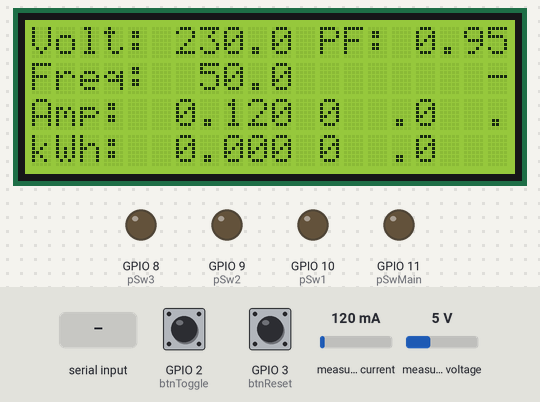
Recording of a sketch running on a simulated ESP32-S3. On the bench: 20×4 character LCD, output pins drawn as LEDs (lit = HIGH). The test bench sets the inputs (shaded band); at power-on: measured current 120 mA, measured voltage 5 V, GPIO 2 (btnToggle) HIGH, GPIO 3 (btnReset) HIGH. The modem accepts every AT command (registered, SIM ready, sends succeed) and sends nothing else; what the sketch prints to the serial monitor is not drawn.

Above: at 5.2 s.
5.3 s: "a\n" received over Serial
At 6.1 s:
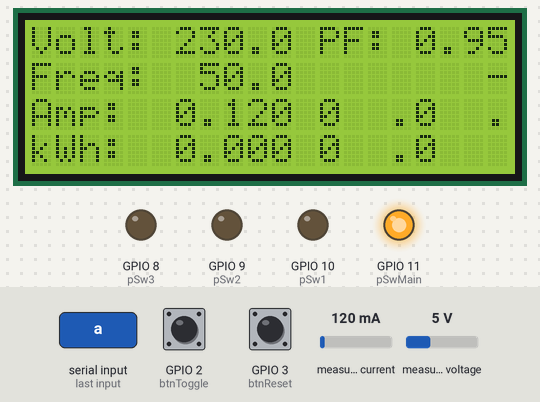
6.9 s: measured current set to 40 mA
At 7.4 s:
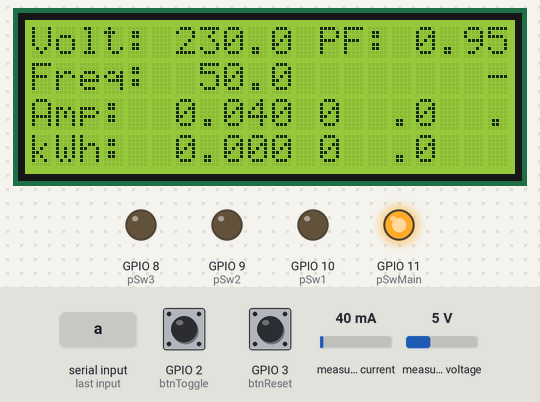
8.5 s: measured voltage set to 0.3 V
At 9.0 s:
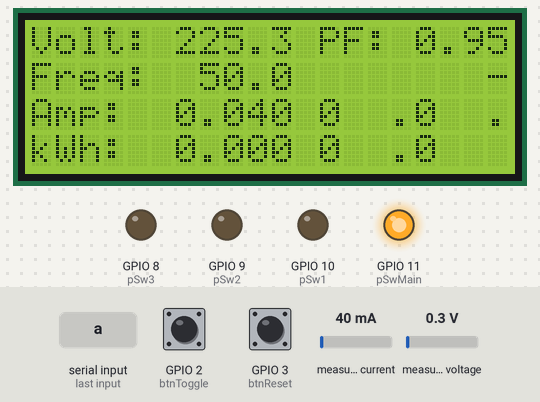
13.2 s: GPIO 2 (btnToggle) pulled LOW for 0.15 s
At 14.0 s:
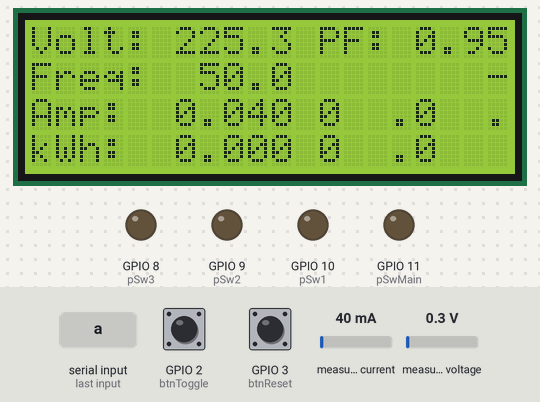
Timing chart, 0 to 15.8 s (numbered marks = the images above; inputs shaded):
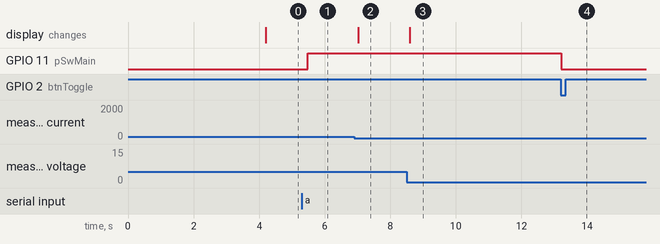

The sketch:

SmartSockArduino.ino
```cpp
#include <PZEM004Tv30.h>
#include <LiquidCrystal_I2C.h>

#define DEBUG
#define ESP Serial2
#define sim Serial3
#define NUM "+639475086307"

bool relayMain = true, relay1 = true, relay2 = true, relay3 = true, smsReady = false;
const uint8_t input= 6, pSwMain = 11, pSw1 = 10, pSw2 = 9, pSw3 = 8, btnToggle = 2, btnReset = 3;
float Voltage=0.0, Current=0.0, Frequency = 0.0, Power=0.0, Energy = 0.0, PF = 0.0;
char str[30], ip[4][5] = {};

PZEM004Tv30 pzem(&Serial1);
LiquidCrystal_I2C lcd(0x27, 20, 4);

void setup() {
  Serial.begin(9600);
  sim.begin(9600);
  ESP.begin(115200);
  lcd.begin();
  lcd.backlight();
  lcd.noCursor();
  lcd.clear();
  lcd.setCursor(0,1);
  lcd.print("Booting up");
  delay(4000);
  pinMode(input, INPUT);
  pinMode(btnToggle, INPUT);
  pinMode(btnReset, INPUT);
  pinMode(pSwMain, OUTPUT);
  pinMode(pSw1, OUTPUT);
  pinMode(pSw2, OUTPUT);
  pinMode(pSw3, OUTPUT);
  digitalWrite(pSwMain, !relayMain);
  digitalWrite(pSw1, !relay1);
  digitalWrite(pSw2, !relay2);
  digitalWrite(pSw3, !relay3);
  #ifdef INTERRUPT
  attachInterrupt(digitalPinToInterrupt(btnToggle), btn_toggleMain_handler, FALLING);
  attachInterrupt(digitalPinToInterrupt(btnReset), btn_reset_handler, FALLING);
  #endif
  clearIP();
  sim.print("AT+ CMGF=1\r");
  sim.print("AT+CNMI=2,2,0,0,0\r");
  sim.print("AT+CMGD=1,3\r");
}
//
void loop() {
#ifdef DEBUG
  if(Serial.available()){
    if(Serial.read()=='a'){
      btn_toggleMain_handler();
      Serial.println("Toggle");
    }
  }
#endif
#ifndef INTERRUPT
  scanButtons();
#endif

  updateValues();
  lcdPrint();
  listenToESP();
  recv_msg();
  checkTime();
  sendRawData();
  delay(100);
}

#ifndef INTERRUPT
void scanButtons() {
  static bool lastStateReset = 0;
  static bool lastStateToggle = 0;

  bool currentStateReset = digitalRead(btnReset);
  bool currentStateToggle = digitalRead(btnToggle);
  if (lastStateReset != currentStateReset)
  {
    if (currentStateReset == 0) {
      btn_reset_handler();
    }
    lastStateReset = currentStateReset;
  }
  if (lastStateToggle != currentStateToggle)
  {
    if (currentStateToggle == 0) {
      btn_toggleMain_handler();
    }
    lastStateToggle = currentStateToggle;
  }
}
#endif

void updateValues() {
  Voltage = pzem.voltage();
  if (!isnan(Voltage))
  {
    Current = pzem.current();
    Energy  = pzem.energy();
    Power = pzem.power();
    PF = pzem.pf();
    Frequency = pzem.frequency();
  } else {
    Voltage = 0.0;
    Current = 0.0;
    Power = 0.0;
    PF = 0.0;
    Frequency = 0.0;
  }
}

void lcdPrint(){
  char valBuffer[15];
  char valBuffer2[15];
  lcd.setCursor(0,0);
  dtostrf(Voltage, 6, 1, valBuffer);
  dtostrf(PF, 5, 2, valBuffer2);
  sprintf(str, "Volt:%s PF:%s", valBuffer, valBuffer2);
  lcd.print(str);
  lcd.setCursor(0,1);
  dtostrf(Frequency, 6, 1, valBuffer);
  sprintf(str, "Freq:%s", valBuffer);

  lcd.print(str);
  lcd.setCursor(19,1);
  lcd.print((smsReady) ? '+' : '-');
  lcd.setCursor(0,2);
  dtostrf(Current, 6, 3, valBuffer);
  sprintf(str, "Amp: %s %-3s.%-3s.", valBuffer, ip[0], ip[1]);
  lcd.print(str);
  lcd.setCursor(0,3);
  dtostrf(Energy, 4, 3, valBuffer);
  sprintf(str, "kWh:  %s %-3s.%-4s",valBuffer, ip[2], ip[3]);
  lcd.print(str);
}

void listenToESP() {
  if (ESP.available()) {
    String str = "";
    while(ESP.available()){
      char temp = (char)ESP.read();
      if (temp == '\n') {
        break;
      } else {
        str+=temp;
      }
    }
    if (str.indexOf('\x1A') >= 0)
    {
      btn_toggleMain_handler();
    #ifdef DEBUG
      Serial.println("toggled main");
    #endif
    } else if (str.indexOf('\x1C') >= 0) {
      toggleSw1();
    } else if (str.indexOf('\x1D') >= 0) {
      toggleSw2();
    } else if (str.indexOf('\x1E') >= 0) {
      toggleSw3();
    } else if (str.indexOf('\x19') >= 0) {
      btn_reset_handler();
    #ifdef DEBUG
      Serial.println("resetted energy");
    #endif
    } else if (str.indexOf('\x12') >= 0) {
        // disconnected
        clearIP();
    } else if (str.indexOf('\x11') >= 0) {
      char * strPtr = strtok( str.c_str() + 1 , ".");
      int i = 0;
      while (i < 4 && strPtr != NULL) {
        #ifdef DEBUG
        Serial.println(strPtr);
        #endif
        strcpy( ip[i], strPtr);
        strPtr = strtok(NULL, ".");
        i++;
      }
    }
    else {
      Serial.println( str );
    }

  }
}

void clearIP() {
  for (int i = 0; i < 4; i++) {
    strcpy(ip[i], "0");
  }
}

void sendRawData() {
  static unsigned long lastMillis = 0;
  unsigned long currentMillis = millis();
  if (currentMillis - lastMillis > 250) {
    lastMillis = currentMillis;

    ESP.print('!');
    ESP.print(Voltage);
    ESP.print(',');
    ESP.print(Frequency);
    ESP.print(',');
    ESP.print(Current, 3);
    ESP.print(',');
    ESP.print(Energy, 3);
    ESP.print(',');
    ESP.print(PF);
    ESP.print(',');
    ESP.print(relayMain);
    ESP.print(',');
    ESP.print(relay1);
    ESP.print(',');
    ESP.print(relay2);
    ESP.print(',');
    ESP.print(relay3);
    ESP.print('\n');
  }

}

void btn_toggleMain_handler()
{
 static unsigned long last_interrupt_time = 0;
 unsigned long interrupt_time = millis();

 if (interrupt_time - last_interrupt_time > 500)
 {
   relayMain = !relayMain;
   digitalWrite(pSwMain, !relayMain);


   #ifdef DEBUG
   Serial.println("t: triggered toggle main interrupt");
   #endif
 }
 last_interrupt_time = interrupt_time;
}

void toggleSw1()
{
 static unsigned long last_interrupt_time = 0;
 unsigned long interrupt_time = millis();

 if (interrupt_time - last_interrupt_time > 500)
 {
   relay1 = !relay1;
   digitalWrite(pSw1, !relay1);


   #ifdef DEBUG
   Serial.println("t: toggled switch 1");
   #endif
 }
 last_interrupt_time = interrupt_time;
}

void toggleSw2()
{
 static unsigned long last_interrupt_time = 0;
 unsigned long interrupt_time = millis();

 if (interrupt_time - last_interrupt_time > 500)
 {
   relay2 = !relay2;
   digitalWrite(pSw2, !relay2);


   #ifdef DEBUG
   Serial.println("t: toggled switch 2");
   #endif
 }
 last_interrupt_time = interrupt_time;
}

void toggleSw3()
{
 static unsigned long last_interrupt_time = 0;
 unsigned long interrupt_time = millis();

 if (interrupt_time - last_interrupt_time > 500)
 {
   relay3 = !relay3;
   digitalWrite(pSw3, !relay3);


   #ifdef DEBUG
   Serial.println("t: toggled switch 3");
   #endif
 }
 last_interrupt_time = interrupt_time;
}

void btn_reset_handler()
{
 static unsigned long last_interrupt_time = 0;
 unsigned long interrupt_time = millis();
 if (interrupt_time - last_interrupt_time > 2000)
 {
   pzem.resetEnergy();

   #ifdef DEBUG
   Serial.println("rtriggered reset interrupt");
   #endif
 }
 last_interrupt_time = interrupt_time;
}

void recv_msg() {
  static String textMessage = "";
  if (sim.available()) {
    textMessage = sim.readString();
    #ifdef DEBUG
    Serial.println(textMessage);
    #endif
    delay(10);
    textMessage.toLowerCase();
    if (textMessage.indexOf("+cmgf: 0") > 0 || textMessage.indexOf("+cmti") > 0 ) {
      sim.print("AT+ CMGF=1\r");
      sim.print("AT+CNMI=2,2,0,0,0\r");
    }
    if (textMessage.indexOf("+cmt") > 0 || textMessage.indexOf("+cmti") > 0) {
      sim.print("AT+CMGD=1,3\r"); //deletes recv read sms
      smsReady = true;
    }
    if (textMessage.indexOf("consumption") > 0) {
      send_msg("Power Consumption: " + String(pzem.energy(), 3) + " Kwh", NUM);
    } else if (textMessage.indexOf("off1") > 0) {
      relay1 = false;
    } else if (textMessage.indexOf("off2") > 0) {
      relay2 = false;
    } else if (textMessage.indexOf("off3") > 0) {
      relay3 = false;
    } else if (textMessage.indexOf("on1") > 0) {
      relay1 = true;
    } else if (textMessage.indexOf("on2") > 0) {
      relay2 = true;
    } else if (textMessage.indexOf("on3") > 0) {
      relay3 = true;
    } else if (textMessage.indexOf("off") > 0) {
      relayMain = false;
    } else if (textMessage.indexOf("on") > 0) {
      relayMain = true;
    } else if (textMessage.indexOf("sms ready") > 0) {
      smsReady = true;
    }
    digitalWrite(pSwMain, !relayMain);
    digitalWrite(pSw1, !relay1);
    digitalWrite(pSw2, !relay2);
    digitalWrite(pSw3, !relay3);
  }
}

void checkTime() {
  static bool wasSmsReady = false;
  if (!wasSmsReady && smsReady) {
    wasSmsReady = true;
    send_msg("Power Consumption: " + String(pzem.energy(), 3) + " Kwh", NUM);
  }

  static unsigned int prevMillis = 0;
  unsigned int currMillis = millis();
  if (currMillis - prevMillis > 86400000) {
    prevMillis = currMillis;
    send_msg("Power Consumption: " + String(pzem.energy(), 3) + " Kwh", NUM);
  }
}

void send_msg(String txt, String number) {
  #ifdef DEBUG
  Serial.println("Sending SMS...");
  #endif
  if (smsReady) {
    sim.print("AT+CMGF=1\r");
    delay(50);
    sim.println("AT+CMGS=\"" + number + "\"");
    delay(50);
    sim.println(txt);
    delay(50);
    sim.println((char)26);
    delay(50);
    sim.println();
    #ifdef DEBUG
    Serial.println("Send SMS done");
    #endif
  }
}
```

Measured:
- after the input at 5.3 s, GPIO 11 (pSwMain): LOW → HIGH after 0.18 s
- after the input at 6.9 s, the display: changes after 0.12 s (image 2)
- after the input at 8.5 s, the display: changes after 0.10 s (image 3)
- after the input at 13.2 s, GPIO 11 (pSwMain): HIGH → LOW at once
